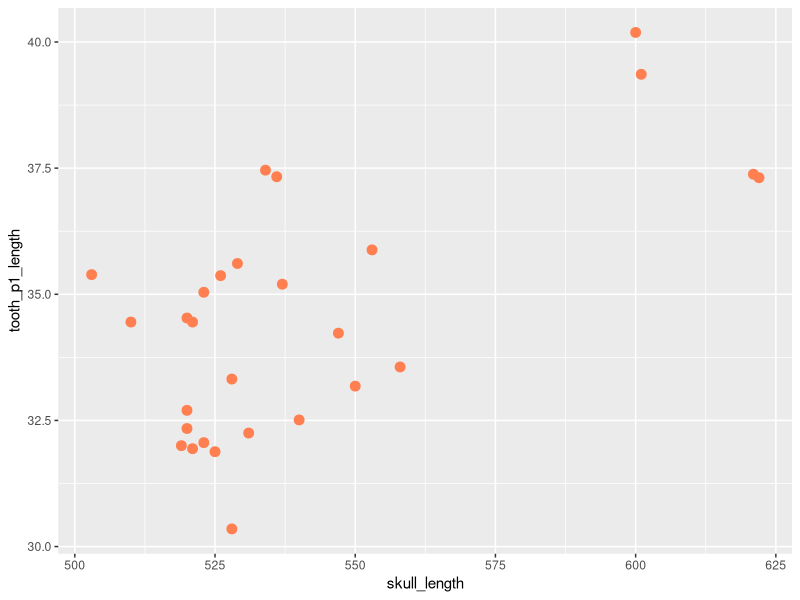

R code for this plot: (Note: this script raises an error after producing the figure.)
# looking for allometry
# does tooth area increase at the same rate as skull area

library(ggplot2)
library(tidyverse)
library(stringr)

#zebra graphs and analysis
zebra <- read_csv("2017-05-15_zebra-collection-data.csv")
glimpse(zebra)

#--------------------------------
# plot a graphics
ggplot(zebra, aes(skull_length , tooth_p1_length)) +
  geom_point(size = 3 , colour = "coral")

#-----------------------------
# making the model

model1 <- lm(tooth_p1_length ~ skull_length, data = zebra)


# check the assumptions
autoplot(model1, smooth.colour = NA)


anova(model1)
summary(model1)
# yes, skull length does have a significat on tooth length p< 0.001, F = 18.174 dF= 25

#------------------------------------
# plotting graph looking for allometry

newX <- expand.grid(skull_length = seq(from = 500, to = 624, length = 100))

# Look at newX
head(newX)


newY <- predict(model1, newdata = newX, interval = "confidence")

# Look at newY
head(newY)

addThese <- data.frame(newX, newY)

# Look at addThese
head(addThese)

addThese <- rename(addThese, tooth_p1_length = fit)

# Look at addThese
head(addThese)


ggplot(zebra, aes(x = skull_length, y = tooth_p1_length)) + 
  geom_point(col = "coral", size = 3) +
  labs(x = "Skull width (mm)", y = "Length of first pre molar (mm)") +
  theme_bw() +
  geom_smooth(data = addThese, aes(ymin = lwr, ymax = upr), stat = "identity")

